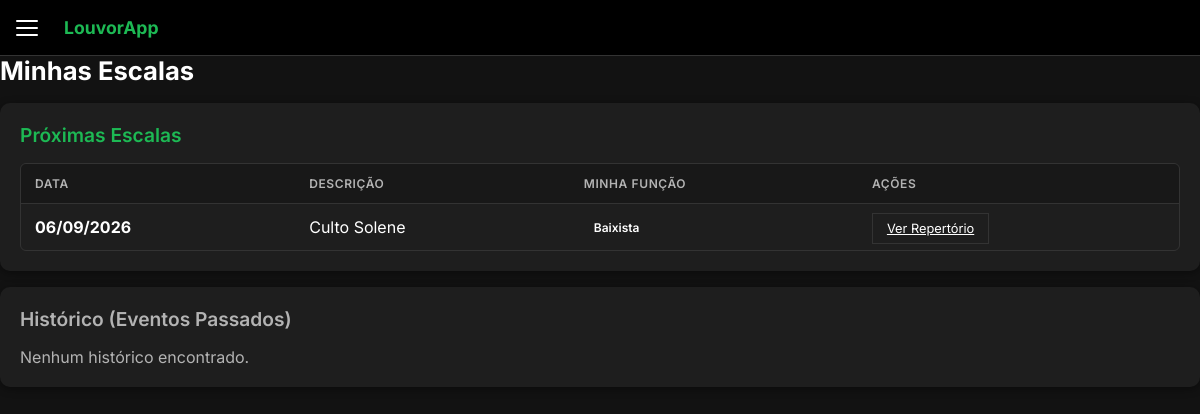
Page /minhas_escalas.php (signed in) on the committed database.
### tables this page shows
CREATE TABLE events (
            id INTEGER PRIMARY KEY AUTOINCREMENT,
            date DATE NOT NULL,
            description TEXT
        );

CREATE TABLE roles (
            id INTEGER PRIMARY KEY AUTOINCREMENT,
            name TEXT NOT NULL,
            category TEXT NOT NULL -- e.g., 'Instrumental', 'Vocal'
        );

### minhas_escalas.php (the view, shortened to what this page needs)
<?php
require_once 'config/database.php';
include 'includes/header.php';
$stmt = $pdo->prepare("
    SELECT e.id, e.date, e.description, r.name as role_name
    FROM events e
    JOIN event_user_roles eur ON e.id = eur.event_id
    JOIN roles r ON r.id = eur.role_id
    WHERE eur.user_id = ?
    ORDER BY e.date ASC
");
$stmt->execute([$_SESSION['user_id']]);
$escalas = $stmt->fetchAll();
$today = date('Y-m-d');
$upcoming = array_filter($escalas, fn($e) => $e['date'] >= $today);
$past = array_filter($escalas, fn($e) => $e['date'] < $today);
?>
<div class="flex-between mb-4">
    <h1>Minhas Escalas</h1>
</div>
<div class="card mb-4">
    <h2 style="color: var(--primary-color); margin-bottom: 16px;">Próximas Escalas</h2>
    <?php if (count($upcoming) > 0): ?>
        <div class="table-container">
            <table class="data-table">
                <thead>
                    <tr>
                        <th>Data</th>
                        <th>Descrição</th>
                        <th>Minha Função</th>
                        <th>Ações</th>
                    </tr>
                </thead>
                <tbody>
                    <?php foreach ($upcoming as $esc): ?>
                        <tr>
                            <td><strong><?= date('d/m/Y', strtotime($esc['date'])) ?></strong></td>
                            <td><?= htmlspecialchars($esc['description']) ?></td>
                            <td><span class="badge"><?= htmlspecialchars($esc['role_name']) ?></span></td>
                            <td>
                                <a href="dia_detalhes.php?id=<?= $esc['id'] ?>" class="btn-secondary btn-small">Ver Repertório</a>
                            </td>
                        </tr>
                    <?php endforeach; ?>
                </tbody>
            </table>
        </div>
    <?php else: ?>
        <p style="color: var(--text-secondary);">Você não está escalado para nenhum evento futuro.</p>
    <?php endif; ?>
</div>
<div class="card">
    <h2 style="color: var(--text-secondary); margin-bottom: 16px;">Histórico (Eventos Passados)</h2>
    <?php if (count($past) > 0): ?>
        <div class="table-container">
            <table class="data-table" style="opacity: 0.7;">
                <thead>
                    <tr>
                        <th>Data</th>
                        <th>Descrição</th>
                        <th>Função</th>
                    </tr>
                </thead>
                <tbody>
                    <?php foreach ($past as $esc): ?>
                        <tr>
                            <td><?= date('d/m/Y', strtotime($esc['date'])) ?></td>
                            <td><?= htmlspecialchars($esc['description']) ?></td>
                            <td><?= htmlspecialchars($esc['role_name']) ?></td>
                        </tr>
                    <?php endforeach; ?>
                </tbody>
            </table>
        </div>
    <?php else: ?>
        <p style="color: var(--text-secondary);">Nenhum histórico encontrado.</p>
    <?php endif; ?>
</div>
<?php include 'includes/footer.php'; ?>

### assets/css/style.css (style rules this page uses)
:root { --bg-color: #121212; --surface-color: #1e1e1e; --surface-hover: #252525; --primary-color: #1DB954; --primary-hover: #1ed760; --text-primary: #ffffff; --text-secondary: #b3b3b3; --border-color: #333333; --sidebar-width: 260px; --topbar-height: 56px; }
* { margin: 0; padding: 0; box-sizing: border-box; font-family: 'Inter', 'Segoe UI', Tahoma, Geneva, Verdana, sans-serif; }
body { background-color: var(--bg-color); color: var(--text-primary); min-height: 100vh; }
h1 { font-size: 1.6rem; font-weight: 700; line-height: 1.2; }
h2 { font-size: 1.2rem; font-weight: 600; }
.card { background-color: var(--surface-color); border-radius: 10px; padding: 20px; margin-bottom: 20px; box-shadow: 0 2px 8px rgba(0, 0, 0, 0.4); }
.btn-secondary { background-color: transparent; color: var(--text-primary); border: 1px solid var(--border-color); }
.btn-small { padding: 7px 14px; font-size: 0.8rem; }
.table-container { overflow-x: auto; -webkit-overflow-scrolling: touch; border-radius: 6px; border: 1px solid var(--border-color); }
.data-table { width: 100%; border-collapse: collapse; min-width: 400px; }
.data-table th, .data-table td { padding: 12px 14px; text-align: left; border-bottom: 1px solid var(--border-color); }
.data-table th { color: var(--text-secondary); font-weight: 600; text-transform: uppercase; font-size: 0.75rem; letter-spacing: 0.05em; background-color: rgba(0, 0, 0, 0.2); }
.data-table tr:last-child td { border-bottom: none; }
.badge { display: inline-block; padding: 3px 10px; border-radius: 12px; font-size: 0.75rem; font-weight: 600; }
.mb-4 { margin-bottom: 16px; }

### rows in the picture
events: date "06/09/2026", description "Culto Solene", roles.name "Baixista"
